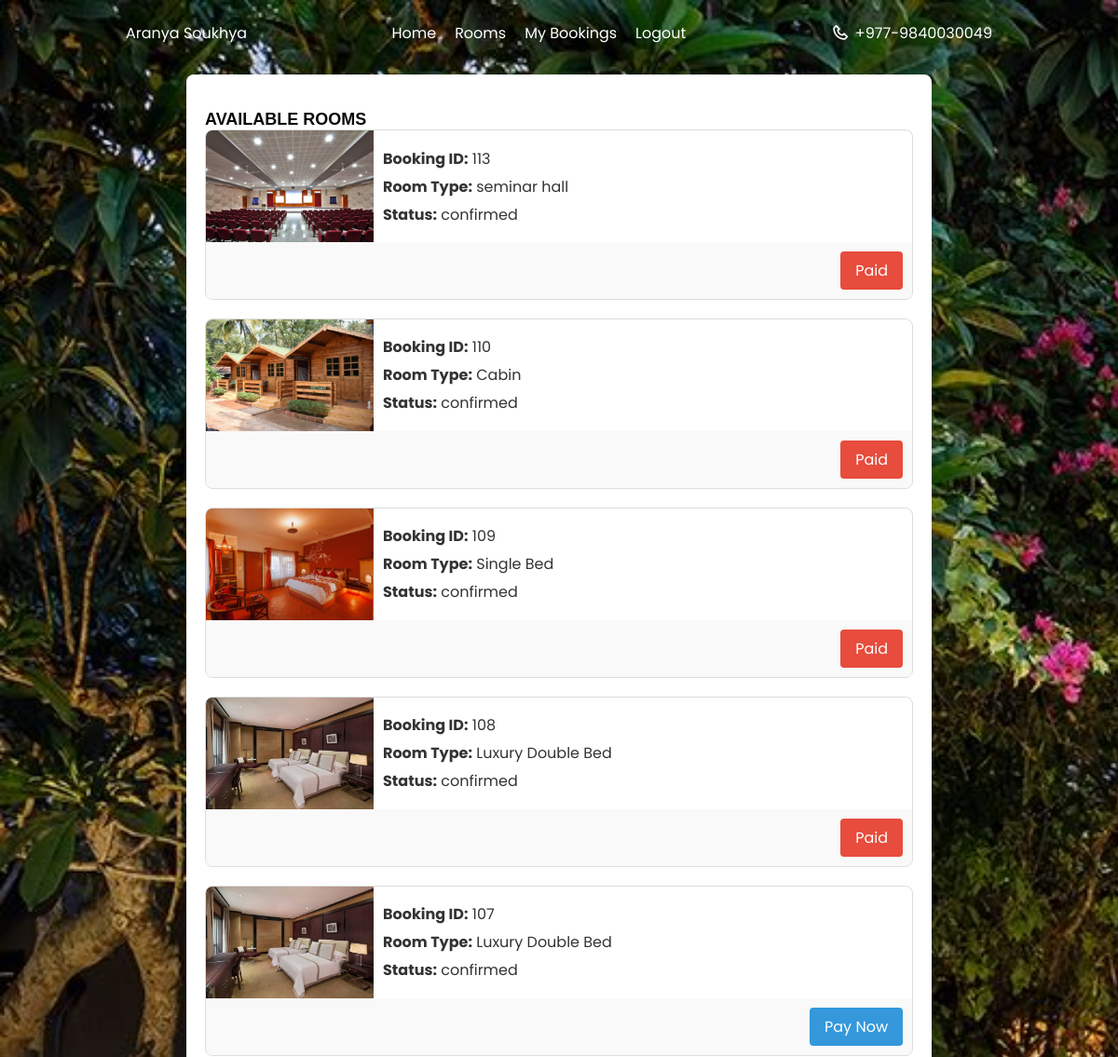
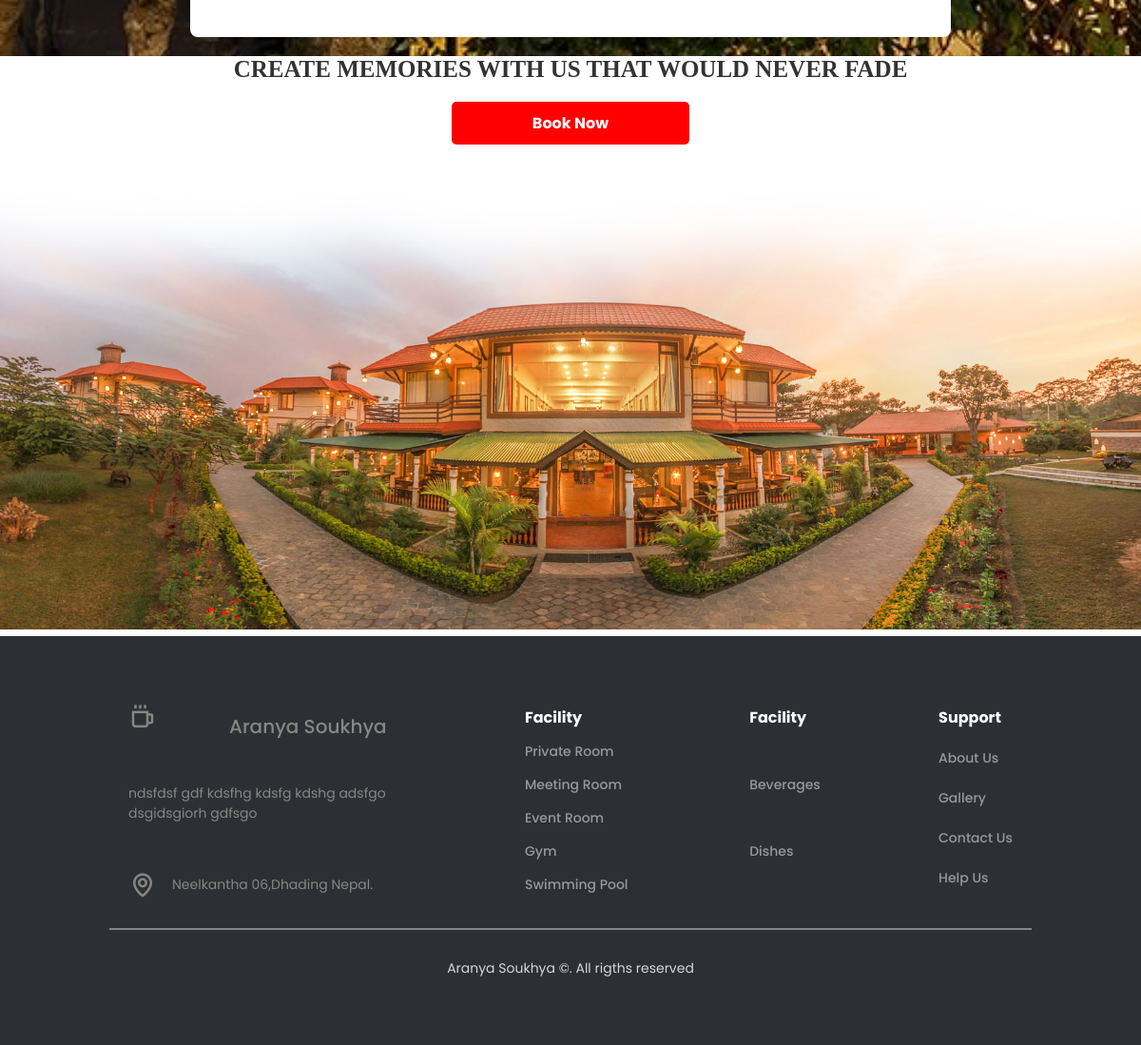
The page /bookings.php (signed in) on the database its author committed (2 pictures, top to bottom).
### tables this page shows
CREATE TABLE `bookings` (
  `booking_id` int(11) NOT NULL,
  `customer_id` int(11) DEFAULT NULL,
  `room_id` int(11) DEFAULT NULL,
  `status` enum('pending','confirmed','cancelled') DEFAULT NULL,
  `username` varchar(50) DEFAULT NULL,
  `room_count` int(11) NOT NULL DEFAULT 1,
  `room_type` varchar(50) DEFAULT NULL,
  `checkin_time` datetime DEFAULT NULL,
  `checkout_datetime` datetime DEFAULT NULL,
  `roomnumber` varchar(50) DEFAULT NULL,
  `no_of_days` int(11) DEFAULT NULL
);

CREATE TABLE `Rooms` (
  `room_id` int(11) NOT NULL,
  `room_type` varchar(50) NOT NULL,
  `room_image` varchar(255) DEFAULT NULL,
  `room_count` int(11) NOT NULL DEFAULT 0,
  `cost` decimal(10,2) DEFAULT NULL,
  `available` tinyint(1) DEFAULT 1
);

### bookings.php (the view, shortened to what this page needs)
<?php
include 'Database/db_connection.php';
$customerId = $_SESSION['customer_id'];
$sql = $sql = "SELECT bookings.booking_id, Rooms.room_type, Rooms.room_image, bookings.status
FROM bookings
INNER JOIN Rooms ON bookings.room_id = Rooms.room_id
WHERE bookings.customer_id = '$customerId'
ORDER BY bookings.booking_id DESC";
$result = $conn->query($sql);
function isBookingPaid($conn, $bookingId) {
    $sql = "SELECT * FROM esewapayments WHERE booking_id = '$bookingId'";
    $result = $conn->query($sql);
    return $result->num_rows > 0;
}
function Isstripepaid($conn, $bookingId) {
    $sql = "SELECT * FROM stripepayments WHERE booking_id = '$bookingId'";
    $result = $conn->query($sql);
    return $result->num_rows > 0;
}
?>
<!DOCTYPE html>
<html lang="en">
<head>
    <link rel="stylesheet" href="css/style.css">
</head>
<body>
    <?php include 'partials/custHeader.php'; ?>
    <div class="containersss">
        <h1 style="margin-top: 1em;">Available Rooms</h1>
        <?php if ($result->num_rows > 0) { ?>
            <?php while ($row = $result->fetch_assoc()) { ?>
                <div class="booking-card">
                    <div class="booking-details">
                        <img src="<?php echo $row['room_image']; ?>" alt="Room Image">
                        <div class="booking-info">
                            <p><strong>Booking ID:</strong> <?php echo $row['booking_id']; ?></p>
                            <p><strong>Room Type:</strong> <?php echo $row['room_type']; ?></p>
                            <p><strong>Status:</strong> <?php echo $row['status']; ?></p>
                        </div>
                    </div>
                    <div class="booking-actions">
                        <?php if ($row['status'] == 'confirmed') { ?>
                            <?php if (isBookingPaid($conn, $row['booking_id']) || Isstripepaid($conn, $row['booking_id'])) { ?>
                                <button type="button" disabled>Paid</button>
                            <?php } else { ?>
                                <a href="payment.php?booking_id=<?php echo $row['booking_id']; ?>" class="btn-pay">
                                    <button type="button">Pay Now</button>
                                </a>
                            <?php } ?>
                        <?php } ?>
                    </div>
                </div>
            <?php } ?>
        <?php } else { ?>
            <p>No bookings found.</p>
        <?php } ?>
    </div>
    <?php include 'partials/footer.php'; ?>
</body>
</html>

### partials/custHeader.php (shortened to what this page needs)
<?php
$loggedIn = isset($_SESSION['username']);
?>
<!DOCTYPE html>
<html lang="en">
<head>
    <link rel="stylesheet" href="css/swiper-bundle.min.css">
    <link rel="stylesheet" href="css/scrollreveal.min.js">
    <link href='https://unpkg.com/boxicons@2.1.2/css/boxicons.min.css' rel='stylesheet'>
    <link rel="stylesheet" href="css/style.css">
    <link rel="stylesheet" href="css/rooms.css">
    <link rel="stylesheet" href="css/about.css">
</head>
<body>
<header class="header">
    <nav class="nav container flex">
        <a href="#" class="logo-content flex">
            <span class="logo-text">Aranya Soukhya</span>
        </a>
        <div class="menu-content flex">
            <ul class="menu-list flex">
                <?php if($loggedIn): ?>
                    <?php if($_SESSION['role'] == 'customer'): ?>
                        <li><a href="welcomeCustomer.php" class="nav-link">Home</a></li>
                        <li><a href="viewRoom.php" class="nav-link">Rooms</a></li>
                        <li><a href="bookings.php" class="nav-link">My Bookings</a></li>
                    <?php elseif($_SESSION['role'] == 'admin'): ?>
                        <li><a href="welcomeadmin.php" class="nav-link">Admin Home</a></li>
                    <?php endif; ?>
                    <li><a href="?logout=true" class="nav-link">Logout</a></li>
                <?php endif; ?>
            </ul>
        </div>
        <div class="contact-content flex">
            <i class='bx bx-phone phone-icon'></i>
                <a href="https://api.whatsapp.com/send/?phone=918861417390&text&type=phone_number&app_absent=0" target="_blank">
                    <span class="phone-number">+977-9840030049</span>
                </a>
        </div>
    </nav>
</header>
</body>
</html>

### partials/footer.php (shortened to what this page needs)
<!DOCTYPE html>
<html lang="en">
<head>
</head>
<body>
<footer>
        <section class="slogan-section">
                <div class="containerrr">
                <h3 class="slogan-text">CREATE MEMORIES WITH US THAT WOULD NEVER FADE</h3>
                <a href="viewRoom.php" class="book-now-button">Book Now</a>
                </div>
                <img src="images/resort.jpeg" alt="Slogan Image" class="slogan-image">
        </section>
        <div class="section footer">
            <div class="footer-container container">
                    <div class="footer-content">
                        <a href="#" class="logo-content flex">
                                <i class='bx bx-coffee logo-icon'></i>
                                <span class="logo-text">Aranya Soukhya</span>
                            </a>
                            <p class="content-description"> ndsfdsf gdf kdsfhg kdsfg kdshg adsfgo dsgidsgiorh gdfsgo</p>
                            <div class="footer-location flex">
                                <i class='bx bx-map map-icon'></i>
                                <div class="location-text">
                                        Neelkantha 06,Dhading Nepal.
                                </div>
                            </div>
                    </div>
                    <div class="footer-linkContent">
                            <ul class="footer-links">
                                    <h4 class="footerLinks-title">Facility</h4>
                                    <li><a href="#" class="footer-link">Private Room</a></li>
                                    <li><a href="#" class="footer-link">Meeting Room</a></li>
                                    <li><a href="#" class="footer-link">Event Room</a></li>
                                    <li><a href="#" class="footer-link">Gym</a></li>
                                    <li><a href="#" class="footer-link">Swimming Pool</a></li>
                            </ul>
                            <ul class="footer-links">
                                    <h4 class="footerLinks-title">Facility</h4>
                                    <li><a href="#" class="footer-link">Beverages</a></li>
                                    <li><a href="#" class="footer-link">Dishes</a></li>
                            </ul>
                            <ul class="footer-links">
                                    <h4 class="footerLinks-title">Support</h4>
                                    <li><a href="about.php" class="footer-link">About Us</a></li>
                                    <li><a href="gallery.php" class="footer-link">Gallery</a></li>
                                    <li><a href="contact.php" class="footer-link">Contact Us</a></li>
                                    <li><a href="#" class="footer-link">Help Us</a></li>
                            </ul>
                    </div>
            </div>
            <div class="footer-copyRight">Aranya Soukhya &#169;. All rigths reserved</div>
        </div>
</footer>
</body>
</html>

### css/style.css (style rules this page uses)
html { font-size: 62.5%; scroll-behavior: smooth; }
:root { --body-font: 'Poppins', sans-serif; --big-font: 4rem; --h1-font: 3.6rem; --h2-font: 2.4rem; --h3-font: 2rem; --h4-font: 1.8rem; --normal-font: 1.6rem; --small-font: 1.4rem; --smaller-font: 1.3rem; --font-regular: 400; --font-medium: 500; --font-semi-bold: 600; --primary-color: #C87E4F; --primary-color-hover: #C2703D; --text-color: #333; --text-color-light: #888682; --border-color: #484848; --white-color: #FFF; --section-bg: #2C3034; --z-overlay: 10; --z-fixed: 100; --tran-0-2: 0s; --tran-0-3: 0s; --tran-0-5: 0s; }
* { margin: 0; padding: 0; box-sizing: border-box; }
body { overflow-x: hidden; background-color: var(--white-color); }
body, button, input { font-family: var(--body-font); font-size: var(--normal-font); font-weight: var(--font-regular); color: var(--text-color); }
ul { list-style: none; }
a { text-decoration: none; }
img { width:100%; height: 100%; object-fit: cover; }
.section { padding: 7rem 2rem; }
.container { max-width: 1030px; width: 100%; margin: 0 auto; padding: 0 3rem; }
.flex { display: flex; align-items: center; column-gap: 0.6rem; }
.section-description, .content-description { text-align: center; margin-bottom: 2rem; }
.header { position: fixed; top: 0; left: 0; height: 7rem; width: 100%; z-index: var(--z-fixed); transition: var(--tran-0-5); }
.nav { position: relative; height: 100%; align-items: center; justify-content: space-between; }
.logo-icon, .logo-text, .nav-link, .phone-icon, .phone-number { color: var(--white-color); }
.logo-icon { font-size: 2rem; width:100px; height:50px; }
.phone-icon { font-size: 2rem; }
.menu-list { column-gap: 2rem; }
.nav-link { position: relative; text-transform: capitalize; }
.nav-link::before { content: ''; position: absolute; left: 50%; bottom: -8px; height: 6px; width: 6px; border-radius: 50%; transform: translateX(-50%); background-color: var(--white-color); opacity: 0; }
footer { background-color:white; }
.footer { background-color: var(--section-bg); }
.footer .content-description, .footer .map-icon, .footer .location-text { color: var(--text-color-light); }
.footer-container { display: grid; grid-template-columns: 1fr 2fr; column-gap: 2rem; align-items: center; }
.footer-content { display: grid; row-gap: 3rem; }
.footer .logo-text, .footer .logo-icon { color: var(--text-color-light); font-size: 2rem; font-weight: var(--font-medium); }
.footer .logo-icon { font-size: 3rem; }
.footer .content-description, .footer .location-text { text-align: left; font-size: var(--small-font); }
.footer .map-icon { font-size: 3rem; margin-right: 1rem; }
.footer-linkContent { display: grid; grid-template-columns: repeat(3,1fr); justify-items: end; }
.footer-links { display: grid; row-gap: 1rem; font-weight: var(--font-medium); color: var(--white-color); }
.footer-link { font-size: var(--small-font); color: rgba(255, 255, 255, 0.5); transition: var(--tran-0-3); }
.footer-copyRight { max-width: 970px; margin: 0 auto; text-align: center; padding-top: 3rem; margin-top: 3rem; font-size: var(--small-font); border-top: 2px solid var(--text-color-light); color: rgba(255, 255, 255, 0.8);; }

### css/rooms.css (style rules this page uses)
h1 { font-family: 'Righteous', sans-serif; color: rgba(5, 4, 4, 0.98); text-transform: uppercase; font-size: 1.8rem; }

### css/about.css (style rules this page uses)
.container { max-width: 960px; margin: 0 auto; padding: 0 15px; }
.slogan-section { text-align: center; }
.slogan-text { font-family: 'Pacifico', cursive; font-size: 2.5rem; color: #333; margin-bottom: 20px; }
.book-now-button { display: inline-block; padding: 10px 20px; background-color: red; color: #fff; text-decoration: none; font-weight: bold; border-radius: 5px; font-size: 1.6rem; margin-bottom: 20px; width: 250px; }
.slogan-image { max-width: 100%; height: auto; margin-top: 20px; }

### rows shown on the page
bookings: room.room_image (picture), booking_id "113", room.room_type "seminar hall", status "confirmed", shows "Paid"
bookings: room.room_image (picture), booking_id "110", room.room_type "Cabin", status "confirmed", shows "Paid"
bookings: room.room_image (picture), booking_id "109", room.room_type "Single Bed", status "confirmed", shows "Paid"
bookings: room.room_image (picture), booking_id "108", room.room_type "Luxury Double Bed", status "confirmed", shows "Paid"
bookings: room.room_image (picture), booking_id "107", room.room_type "Luxury Double Bed", status "confirmed"
